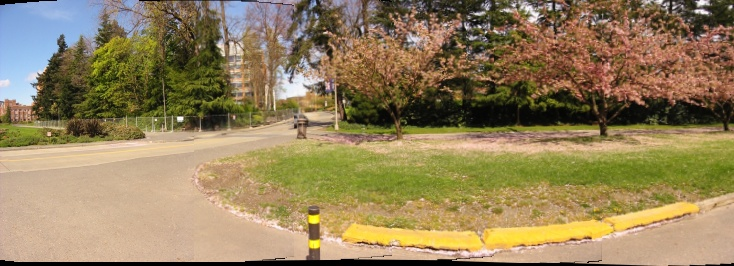
#> input picture image0.jpg, 734 x 266 px
$ python -i transform.py   (imports and definitions only)   (Python 2 division)
#> lines starting #> are read from the running program, lines starting #| are printed output that depends on the picture; after the words box and inside, x2 and y2 are one past the last pixel; in counts of white or black regions, pixels touching at a corner belong together
import math
import numpy as np
import cv2
import matplotlib.pyplot as plt

class ImageTransform:
	# [12 lines left out: function get_final_image_dimensions, not called in this run]

	@staticmethod
	def crop_image(img, tol=50):
		# img is image data
		# tol  is tolerance
		gimg = cv2.cvtColor(img, cv2.COLOR_RGB2GRAY)
		mask = gimg > tol
		return img[np.ix_(mask.any(1),mask.any(0))]

	# [60 lines left out: functions cylindrical_warp, defisheye, not called in this run]


	@staticmethod
	def straighten(image, k=1):
#> called with k = 1
		image = cv2.copyMakeBorder(image,200,200,0,0,cv2.BORDER_CONSTANT,value=[0,0,0])
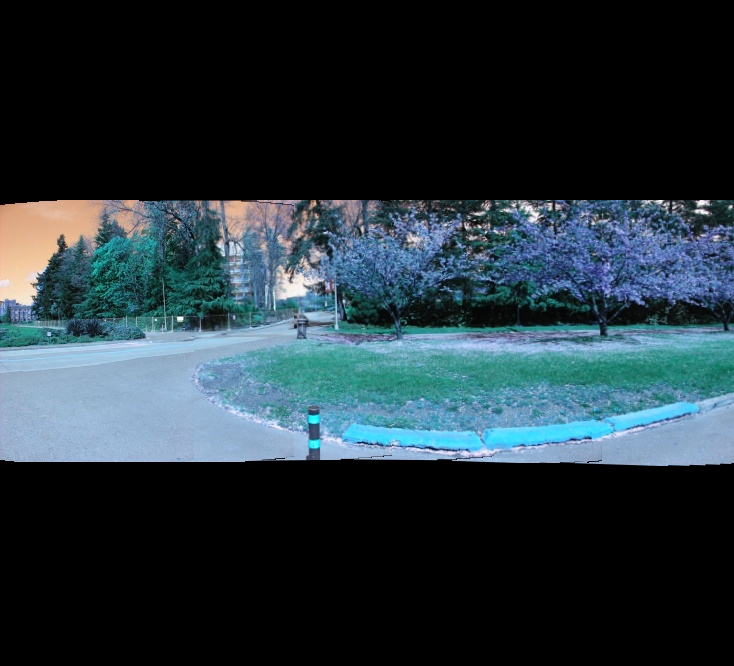
#> image: shape (666, 734, 3); mean of channels 0, 1, 2 59, 51.6, 36.7; drawn as B, G, R
		plt.imshow(image)
		plt.show()
		gimage = cv2.cvtColor(image, cv2.COLOR_RGB2GRAY)
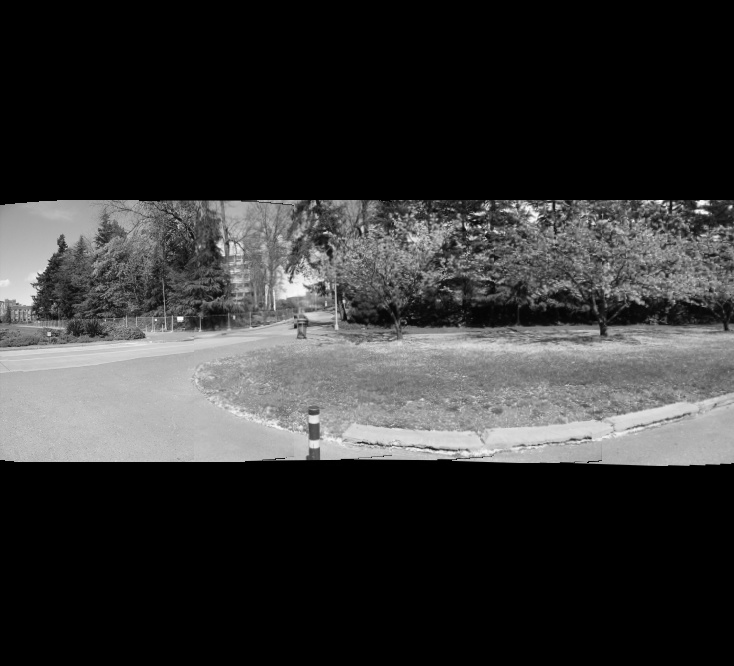
#> gimage: shape (666, 734); min 0, max 253, mean 52.2
		height, width = gimage.shape
#> height = 666; width = 734
		top_right = -1

		for i in range(height / 2):
			for j in range(width, 0 , -1):
				if gimage[i, j-1] > 0:
					top_right = [j-1, i]
					break
			if top_right != -1:
				break
		br = False
		for j in range(width, 0 , -1):
			for i in range(height / 2):
				if gimage[i, j-1] > 0:
					if i - top_right[1] < 10 * k:
						top_right = [j-1, i]
						br = True
						break
			if br:
				break
#> after the loop, br = True; top_right = [733, 200]

		bot_right = -1
		for i in range(height, height/2, -1):
			for j in range(width * 3/4, width):
				if gimage[i-1, j-1] > 0:
					bot_right = [j-1, i-1]
					break
			if bot_right != -1:
				break

		top = -1
		bottom = -1
		for i in range(height/2):
			for j in range(width):
				if gimage[i, j] > 0:
					top = i
					break
			if top != -1:
				break

		bottom = -1
		for i in range(height, height/2, -1):
			if gimage[i-1, 0] > 0:
				bottom = i-1
				break

		width = min(bot_right[0], top_right[0])
#> width = 574
		top = 200
		#---- 4 corner points of the bounding box
		pts_src = np.array([[0.0, top], top_right, [0.0, bottom], bot_right])
		print pts_src
#| [[  0. 200.]
#|  [733. 200.]
#|  [  0. 465.]
#|  [574. 465.]]

		#---- 4 corner points of the black image you want to impose it on
		pts_dst = np.array([[0.0, top], [width, top], [0.0, bottom], [width, bottom]])

		#---- forming the black image of specific size
		im_dst = np.zeros((bottom, width, 3), np.uint8)

		#---- Framing the homography matrix
		h, status = cv2.findHomography(pts_src, pts_dst)
#> status = [1, 1, 1, 1]
		#---- transforming the image bound in the rectangle to straighten
		im_out = cv2.warpPerspective(image, h, (im_dst.shape[1],im_dst.shape[0]))
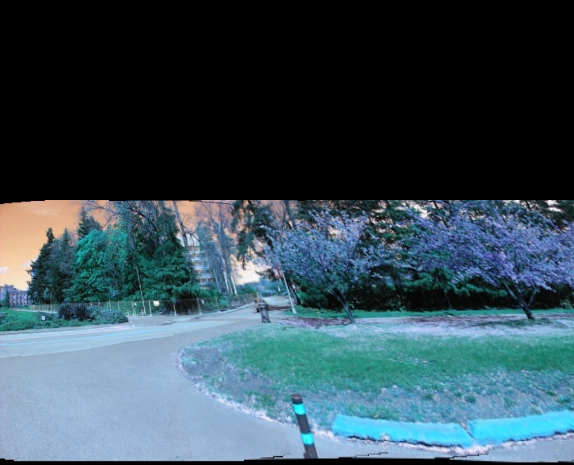
#> im_out: shape (465, 574, 3); mean of channels 0, 1, 2 87.2, 76.4, 54.3; drawn as B, G, R
		im_out = ImageTransform.crop_image(im_out, tol=10)
#> in crop_image, `gimg = cv2.cvtColor(img, cv2.COLOR_RGB2GRAY)`:
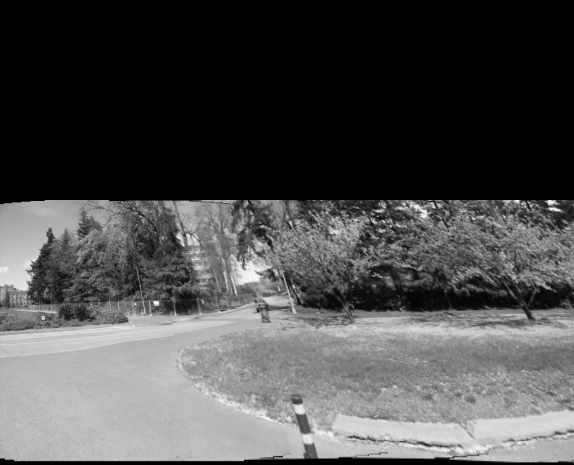
#> gimg: shape (465, 574); min 0, max 249, mean 77.1
#> in crop_image, `mask = gimg > tol`:
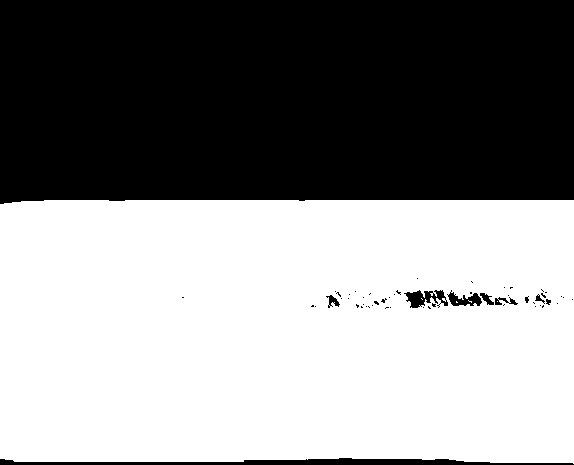
#> mask: shape (465, 574) bool; 55.7% white; 55 black regions (46 under 20 px), largest, box (x1, y1, x2, y2) and area: (0, 0, 574, 204) 114903, (0, 458, 574, 465) 2243, (404, 290, 448, 308) 431
#> in crop_image, `return img[np.ix_(mask.any(1),mask.any(0))]`:
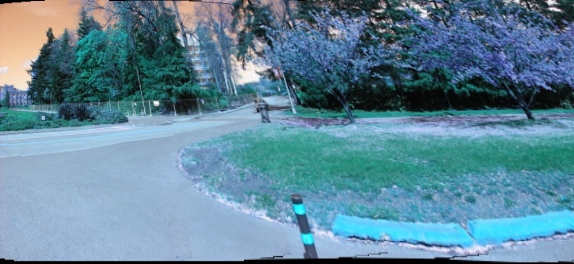
#> returned value: shape (264, 574, 3); mean of channels 0, 1, 2 153.6, 134.5, 95.6; drawn as B, G, R
		magic = zip(*pts_src)
#> magic = [(0, 733, 0, 574), (200, 200, 465, 465)]
		magic2 = zip(*pts_dst)

		# for debug
		plt.imshow(gimage)
		plt.scatter(magic[0], magic[1])
		plt.scatter(magic2[0], magic2[1], c='r')
		plt.show()
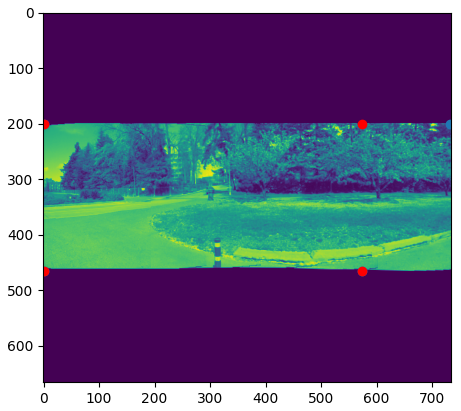
#> figure drawn by matplotlib, 1 panel
		plt.imshow(im_out)
		plt.show()

		return im_out

>>> import cv2
>>> picture = cv2.cvtColor(cv2.imread('image0.jpg'), cv2.COLOR_BGR2RGB)
>>> result = ImageTransform().straighten(picture)

$ run again, on image1.jpg
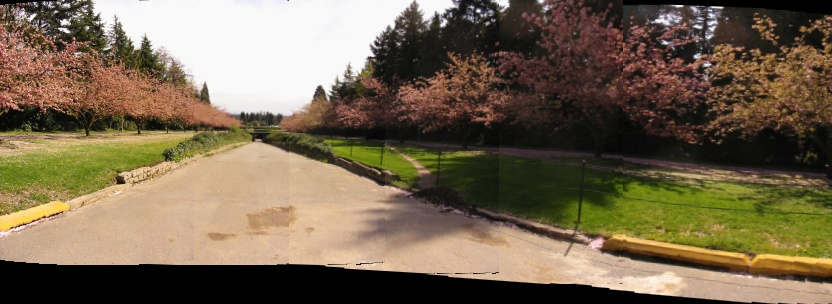
#> input picture image1.jpg, 832 x 304 px
#| [[  0. 200.]
#|  [831. 208.]
#|  [  0. 467.]
#|  [644. 503.]]
#> in crop_image, `mask = gimg > tol`:
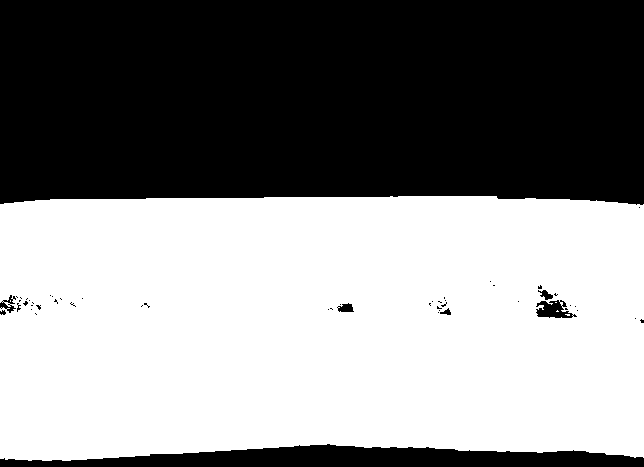
#> mask: shape (467, 644) bool; 54% white; 52 black regions (44 under 20 px), largest, box (x1, y1, x2, y2) and area: (0, 0, 644, 205) 127797, (0, 444, 644, 467) 9473, (536, 300, 577, 318) 437
#> in straighten, `plt.show()`:
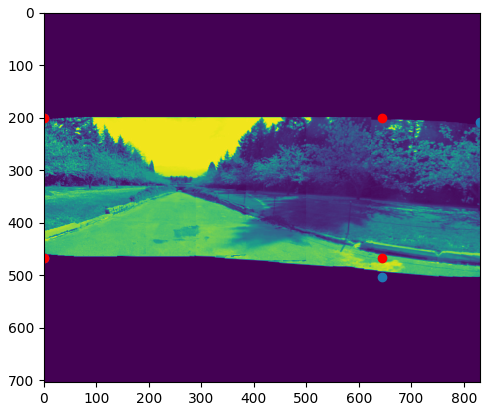
#> figure drawn by matplotlib, 1 panel

$ run again, on image2.jpg
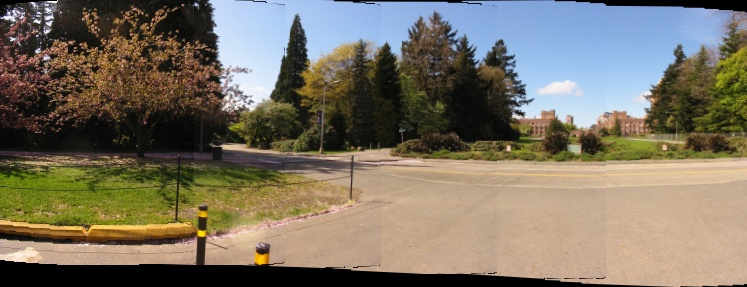
#> input picture image2.jpg, 747 x 287 px
#| [[  0. 200.]
#|  [746. 200.]
#|  [  0. 468.]
#|  [569. 486.]]
#> in crop_image, `mask = gimg > tol`:
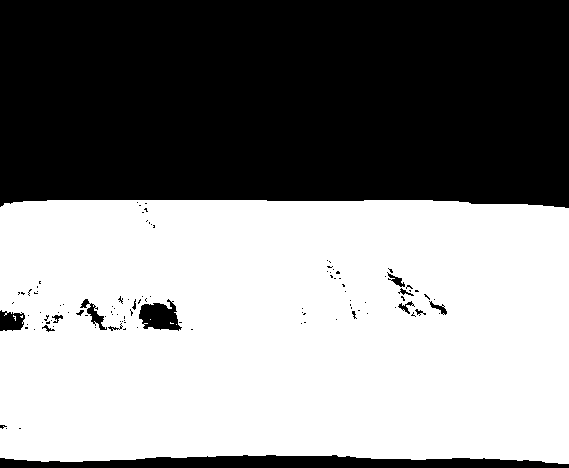
#> mask: shape (468, 569) bool; 54.1% white; 109 black regions (94 under 20 px), largest, box (x1, y1, x2, y2) and area: (0, 0, 569, 208) 114523, (0, 455, 569, 468) 5275, (139, 299, 182, 331) 880
#> in straighten, `plt.show()`:
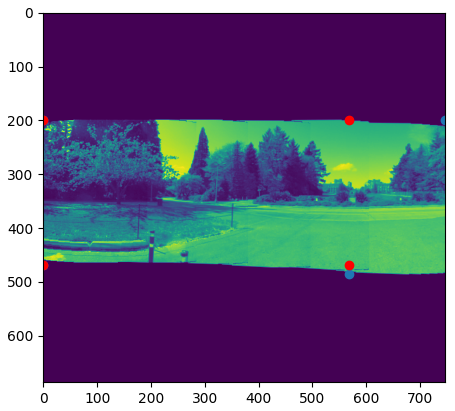
#> figure drawn by matplotlib, 1 panel
